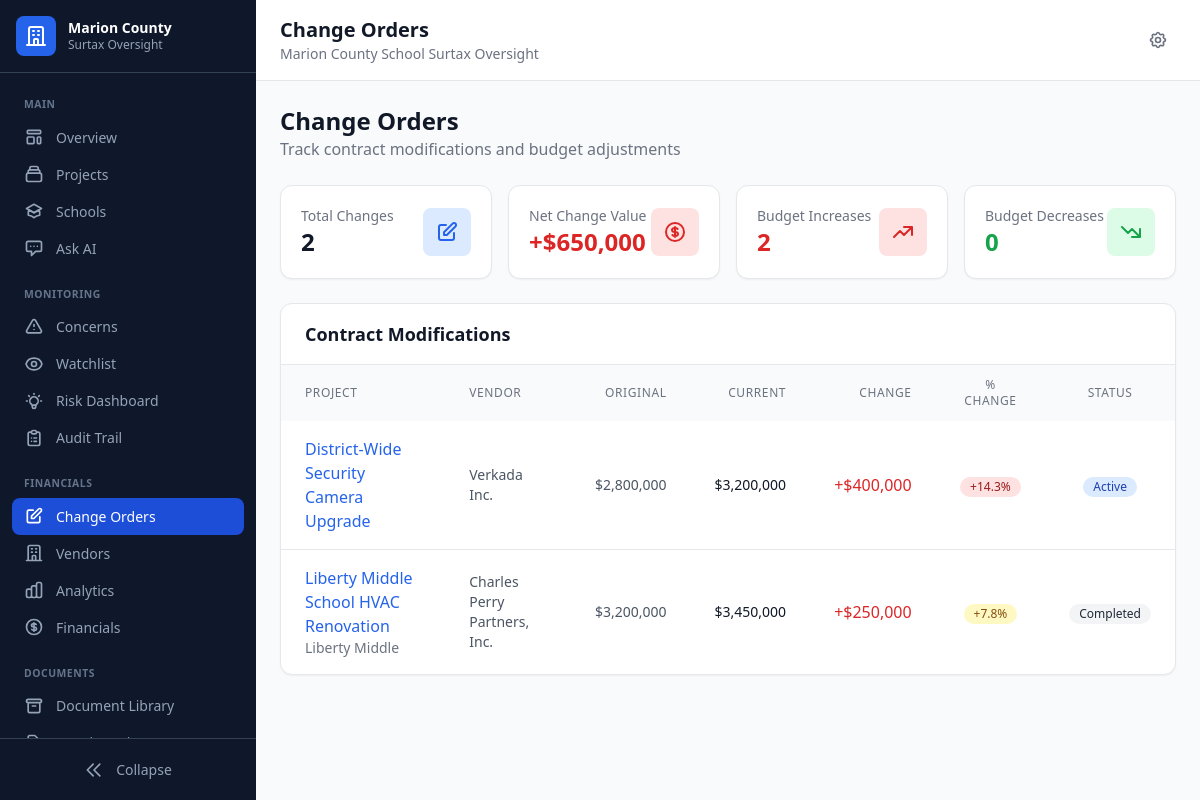
The page /change-orders on the database its author committed.
### tables this page shows
CREATE TABLE contracts (
                contract_id TEXT PRIMARY KEY,
                contract_number TEXT,
                title TEXT NOT NULL,
                description TEXT,
                contract_type TEXT,
                department TEXT,
                fiscal_year TEXT,
                vendor_id TEXT,
                vendor_name TEXT,

                -- Financials
                original_amount REAL DEFAULT 0,
                current_amount REAL DEFAULT 0,
                total_paid REAL DEFAULT 0,
                remaining_balance REAL DEFAULT 0,

                -- Dates
                solicitation_date TEXT,
                award_date TEXT,
                start_date TEXT,
                original_end_date TEXT,
                current_end_date TEXT,
                actual_end_date TEXT,

                -- Status tracking
                status TEXT DEFAULT 'Draft',
                phase TEXT DEFAULT 'Planning',
                percent_complete REAL DEFAULT 0,

                -- Scoring
                performance_score REAL DEFAULT 50,
                cost_variance_score REAL DEFAULT 50,
                schedule_variance_score REAL DEFAULT 50,
                compliance_score REAL DEFAULT 50,
                overall_health_score REAL DEFAULT 50,
                risk_level TEXT DEFAULT 'Medium',

                -- Procurement info
                procurement_method TEXT,
                bid_count INTEGER DEFAULT 0,
                justification TEXT,

                -- Board/Council info
                board_approval_date TEXT,
                board_resolution TEXT,
                council_district TEXT,
                school_zone TEXT,

                -- Location
                project_location TEXT,
                latitude REAL,
                longitude REAL,

                -- Flags
                has_change_orders INTEGER DEFAULT 0,
                change_order_count INTEGER DEFAULT 0,
                total_change_order_amount REAL DEFAULT 0,
                is_emergency INTEGER DEFAULT 0,
                is_sole_source INTEGER DEFAULT 0,
                requires_insurance INTEGER DEFAULT 1,
                insurance_verified INTEGER DEFAULT 0,
                requires_bond INTEGER DEFAULT 0,
                bond_verified INTEGER DEFAULT 0,

                notes TEXT,
                created_at TEXT DEFAULT CURRENT_TIMESTAMP,
                updated_at TEXT DEFAULT CURRENT_TIMESTAMP,
                created_by TEXT,
                is_deleted INTEGER DEFAULT 0, surtax_funded INTEGER DEFAULT NULL, surtax_category TEXT, surtax_subcategory TEXT, funding_source TEXT DEFAULT 'Unconfirmed', school_name TEXT, school_id TEXT, promised_completion_date TEXT, ballot_priority INTEGER, on_official_list INTEGER DEFAULT NULL, is_delayed INTEGER DEFAULT 0, delay_reason TEXT, delay_days INTEGER DEFAULT 0, is_over_budget INTEGER DEFAULT 0, budget_variance_amount REAL DEFAULT 0, budget_variance_pct REAL DEFAULT 0, is_watchlisted INTEGER DEFAULT 0, watchlist_reason TEXT, watchlist_added_date TEXT, last_committee_review_date TEXT, committee_notes TEXT, vendor_type TEXT, vendor_size TEXT, vendor_headquarters TEXT, expenditure_type TEXT DEFAULT 'Capital', planned_value REAL, earned_value REAL, actual_cost REAL, cost_variance REAL, schedule_variance REAL, cost_performance_index REAL, schedule_performance_index REAL, project_purpose TEXT, project_scope TEXT, community_impact TEXT, priority_level TEXT, risk_score TEXT, funding_sources TEXT, contingency_remaining DECIMAL, cost_per_sqft DECIMAL, square_footage INTEGER, data_source TEXT DEFAULT "Generated", needs_verification INTEGER DEFAULT 1, last_updated DATETIME, updated_by TEXT,

                FOREIGN KEY (vendor_id) REFERENCES vendors(vendor_id)
            );

### app.py (the view)
@app.route('/change-orders')
def change_orders():
    conn = get_db()
    cursor = conn.cursor()
    cursor.execute('''
        SELECT
            contract_id, title, school_name, vendor_name,
            original_amount, current_amount,
            (current_amount - original_amount) as change_amount,
            CASE WHEN original_amount > 0
                THEN ((current_amount - original_amount) / original_amount * 100)
                ELSE 0 END as change_pct,
            status
        FROM contracts
        WHERE is_deleted = 0
        AND surtax_category IS NOT NULL
        AND original_amount IS NOT NULL
        AND current_amount != original_amount
        ORDER BY ABS(current_amount - original_amount) DESC
    ''')
    change_orders_list = cursor.fetchall()
    cursor.execute('''
        SELECT
            COUNT(*) as total_changes,
            SUM(current_amount - original_amount) as total_change_value,
            SUM(CASE WHEN current_amount > original_amount THEN 1 ELSE 0 END) as increases,
            SUM(CASE WHEN current_amount < original_amount THEN 1 ELSE 0 END) as decreases
        FROM contracts
        WHERE is_deleted = 0
        AND surtax_category IS NOT NULL
        AND original_amount IS NOT NULL
        AND current_amount != original_amount
    ''')
    stats = cursor.fetchone()
    conn.close()
    return render_template('surtax/change_orders.html',
                          title='Change Orders',
                          change_orders=change_orders_list,
                          stats=stats)

### app.py (called while the page is built)
def get_db():
    conn = sqlite3.connect(str(DB_PATH))
    conn.row_factory = sqlite3.Row
    return conn

### templates/surtax/change_orders.html
{% extends "surtax/base.html" %}
{% block content %}
<div class="space-y-6">
    <div class="flex justify-between items-center">
        <div>
            <h2 class="text-2xl font-bold text-gray-900">Change Orders</h2>
            <p class="text-gray-500">Track contract modifications and budget adjustments</p>
        </div>
    </div>
    <div class="grid grid-cols-1 md:grid-cols-4 gap-4">
        <div class="bg-white rounded-xl shadow-sm border border-gray-200 p-5">
            <div class="flex items-center justify-between">
                <div>
                    <p class="text-sm text-gray-500">Total Changes</p>
                    <p class="text-2xl font-bold text-gray-900">{{ stats.total_changes or 0 }}</p>
                </div>
                <div class="w-12 h-12 bg-blue-100 rounded-lg flex items-center justify-center">
                    <svg class="w-6 h-6 text-blue-600" fill="none" stroke="currentColor" viewBox="0 0 24 24">
                        <path stroke-linecap="round" stroke-linejoin="round" stroke-width="2" d="M11 5H6a2 2 0 00-2 2v11a2 2 0 002 2h11a2 2 0 002-2v-5m-1.414-9.414a2 2 0 112.828 2.828L11.828 15H9v-2.828l8.586-8.586z"></path>
                    </svg>
                </div>
            </div>
        </div>
        <div class="bg-white rounded-xl shadow-sm border border-gray-200 p-5">
            <div class="flex items-center justify-between">
                <div>
                    <p class="text-sm text-gray-500">Net Change Value</p>
                    <p class="text-2xl font-bold {% if (stats.total_change_value or 0) > 0 %}text-red-600{% else %}text-green-600{% endif %}">
                        {% if (stats.total_change_value or 0) >= 0 %}+{% endif %}${{ '{:,.0f}'.format(stats.total_change_value or 0) }}
                    </p>
                </div>
                <div class="w-12 h-12 {% if (stats.total_change_value or 0) > 0 %}bg-red-100{% else %}bg-green-100{% endif %} rounded-lg flex items-center justify-center">
                    <svg class="w-6 h-6 {% if (stats.total_change_value or 0) > 0 %}text-red-600{% else %}text-green-600{% endif %}" fill="none" stroke="currentColor" viewBox="0 0 24 24">
                        <path stroke-linecap="round" stroke-linejoin="round" stroke-width="2" d="M12 8c-1.657 0-3 .895-3 2s1.343 2 3 2 3 .895 3 2-1.343 2-3 2m0-8c1.11 0 2.08.402 2.599 1M12 8V7m0 1v8m0 0v1m0-1c-1.11 0-2.08-.402-2.599-1M21 12a9 9 0 11-18 0 9 9 0 0118 0z"></path>
                    </svg>
                </div>
            </div>
        </div>
        <div class="bg-white rounded-xl shadow-sm border border-gray-200 p-5">
            <div class="flex items-center justify-between">
                <div>
                    <p class="text-sm text-gray-500">Budget Increases</p>
                    <p class="text-2xl font-bold text-red-600">{{ stats.increases or 0 }}</p>
                </div>
                <div class="w-12 h-12 bg-red-100 rounded-lg flex items-center justify-center">
                    <svg class="w-6 h-6 text-red-600" fill="none" stroke="currentColor" viewBox="0 0 24 24">
                        <path stroke-linecap="round" stroke-linejoin="round" stroke-width="2" d="M13 7h8m0 0v8m0-8l-8 8-4-4-6 6"></path>
                    </svg>
                </div>
            </div>
        </div>
        <div class="bg-white rounded-xl shadow-sm border border-gray-200 p-5">
            <div class="flex items-center justify-between">
                <div>
                    <p class="text-sm text-gray-500">Budget Decreases</p>
                    <p class="text-2xl font-bold text-green-600">{{ stats.decreases or 0 }}</p>
                </div>
                <div class="w-12 h-12 bg-green-100 rounded-lg flex items-center justify-center">
                    <svg class="w-6 h-6 text-green-600" fill="none" stroke="currentColor" viewBox="0 0 24 24">
                        <path stroke-linecap="round" stroke-linejoin="round" stroke-width="2" d="M13 17h8m0 0V9m0 8l-8-8-4 4-6-6"></path>
                    </svg>
                </div>
            </div>
        </div>
    </div>
    <div class="bg-white rounded-xl shadow-sm border border-gray-200 overflow-hidden">
        <div class="px-6 py-4 border-b border-gray-200">
            <h3 class="text-lg font-semibold text-gray-900">Contract Modifications</h3>
        </div>
        <div class="overflow-x-auto">
            <table class="w-full">
                <thead class="bg-gray-50">
                    <tr>
                        <th class="px-6 py-3 text-left text-xs font-medium text-gray-500 uppercase tracking-wider">Project</th>
                        <th class="px-6 py-3 text-left text-xs font-medium text-gray-500 uppercase tracking-wider">Vendor</th>
                        <th class="px-6 py-3 text-right text-xs font-medium text-gray-500 uppercase tracking-wider">Original</th>
                        <th class="px-6 py-3 text-right text-xs font-medium text-gray-500 uppercase tracking-wider">Current</th>
                        <th class="px-6 py-3 text-right text-xs font-medium text-gray-500 uppercase tracking-wider">Change</th>
                        <th class="px-6 py-3 text-center text-xs font-medium text-gray-500 uppercase tracking-wider">% Change</th>
                        <th class="px-6 py-3 text-center text-xs font-medium text-gray-500 uppercase tracking-wider">Status</th>
                    </tr>
                </thead>
                <tbody class="divide-y divide-gray-200">
                    {% for order in change_orders %}
                    <tr class="hover:bg-gray-50">
                        <td class="px-6 py-4">
                            <a href="{{ url_for('project_detail', contract_id=order.id) }}" class="text-blue-600 hover:text-blue-800 font-medium">
                                {{ order.title[:50] }}{% if order.title|length > 50 %}...{% endif %}
                            </a>
                            {% if order.school_name %}
                            <p class="text-sm text-gray-500">{{ order.school_name }}</p>
                            {% endif %}
                        </td>
                        <td class="px-6 py-4 text-sm text-gray-600">
                            {{ order.vendor_name or 'N/A' }}
                        </td>
                        <td class="px-6 py-4 text-right text-sm text-gray-600">
                            ${{ '{:,.0f}'.format(order.original_amount or 0) }}
                        </td>
                        <td class="px-6 py-4 text-right text-sm font-medium text-gray-900">
                            ${{ '{:,.0f}'.format(order.current_amount or 0) }}
                        </td>
                        <td class="px-6 py-4 text-right">
                            <span class="font-medium {% if (order.change_amount or 0) > 0 %}text-red-600{% else %}text-green-600{% endif %}">
                                {% if (order.change_amount or 0) >= 0 %}+{% endif %}${{ '{:,.0f}'.format(order.change_amount or 0) }}
                            </span>
                        </td>
                        <td class="px-6 py-4 text-center">
                            <span class="inline-flex items-center px-2.5 py-0.5 rounded-full text-xs font-medium {% if (order.change_pct or 0) > 10 %}bg-red-100 text-red-800{% elif (order.change_pct or 0) > 0 %}bg-yellow-100 text-yellow-800{% else %}bg-green-100 text-green-800{% endif %}">
                                {% if (order.change_pct or 0) >= 0 %}+{% endif %}{{ '{:.1f}'.format(order.change_pct or 0) }}%
                            </span>
                        </td>
                        <td class="px-6 py-4 text-center">
                            <span class="inline-flex items-center px-2.5 py-0.5 rounded-full text-xs font-medium {% if order.status == 'Complete' %}bg-green-100 text-green-800{% elif order.status == 'Active' %}bg-blue-100 text-blue-800{% else %}bg-gray-100 text-gray-800{% endif %}">
                                {{ order.status or 'Unknown' }}
                            </span>
                        </td>
                    </tr>
                    {% endfor %}
                </tbody>
            </table>
        </div>
    </div>
</div>
{% endblock %}

### rows shown on the page
contracts: title "District-Wide Security Camera Upgrade", vendor_name "Verkada Inc.", original_amount "2,800,000", current_amount "3,200,000", change_amount "400,000", change_pct "14.3", status "Active"
contracts: title "Liberty Middle School HVAC Renovation", school_name "Liberty Middle", vendor_name "Charles Perry Partners, Inc.", original_amount "3,200,000", current_amount "3,450,000", change_amount "250,000", change_pct "7.8", status "Completed"

### other values the page prints
{{ title }} "Change Orders"
{{ stats.total_changes or 0 }} "2"
{{ '{:,.0f}'.format(stats.total_change_value or 0) }} "650,000"
{{ stats.increases or 0 }} "2"
{{ stats.decreases or 0 }} "0"
